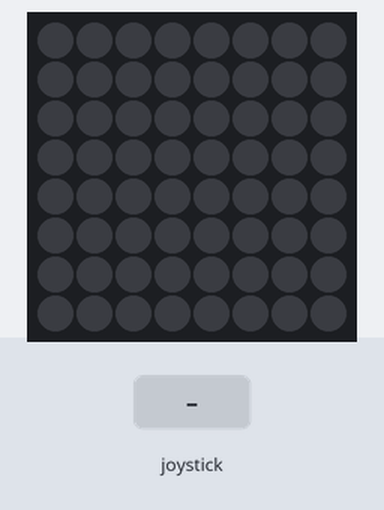
Bench run of a program on a simulated Raspberry Pi (BCM pin numbers) with a Sense HAT. On the bench: the Sense HAT's 8×8 RGB LED matrix. The test bench sets the inputs (shaded band). Dim RGB values are drawn brighter than linear.

Above: at 1.2 s.
1.3 s: joystick pushed up
At 2.5 s:
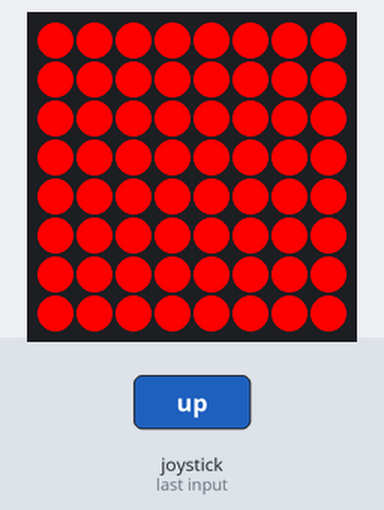
2.8 s: joystick pushed down
At 3.8 s:
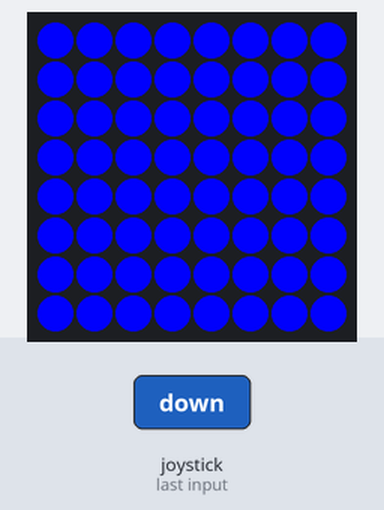
4.3 s: joystick pushed left
At 4.9 s:
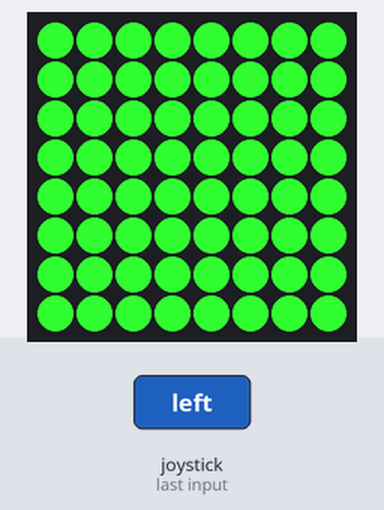
5.8 s: joystick pushed right
At 6.1 s:
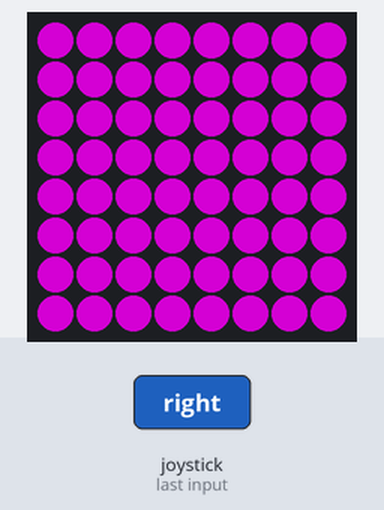
7.3 s: joystick clicked
At 8.4 s:
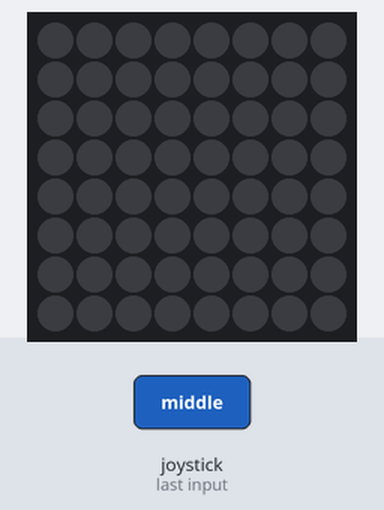
Timing chart, 0 to 9.8 s (numbered marks = the images above; inputs shaded):
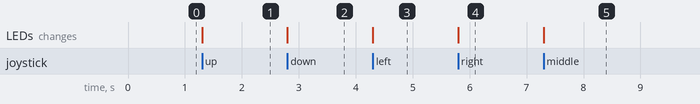

The program:

testjoyStick.py
```python
from sense_hat import SenseHat

sense = SenseHat()

def red():
	sense.clear(255,0,0)

def blue():
	sense.clear(0,0,255)

def green():
	sense.clear(51,255,51)

def purple():
	sense.clear(128,0,128)

sense.stick.direction_up = red
sense.stick.direction_down = blue
sense.stick.direction_left = green
sense.stick.direction_right = purple
sense.stick.direction_middle = sense.clear

while True:
	pass
```

Measured:
- after the input at 1.3 s, the LEDs: change at once (image 1)
- after the input at 2.8 s, the LEDs: change at once (image 2)
- after the input at 4.3 s, the LEDs: change at once (image 3)
- after the input at 5.8 s, the LEDs: change at once (image 4)
- after the input at 7.3 s, the LEDs: change at once (image 5)
